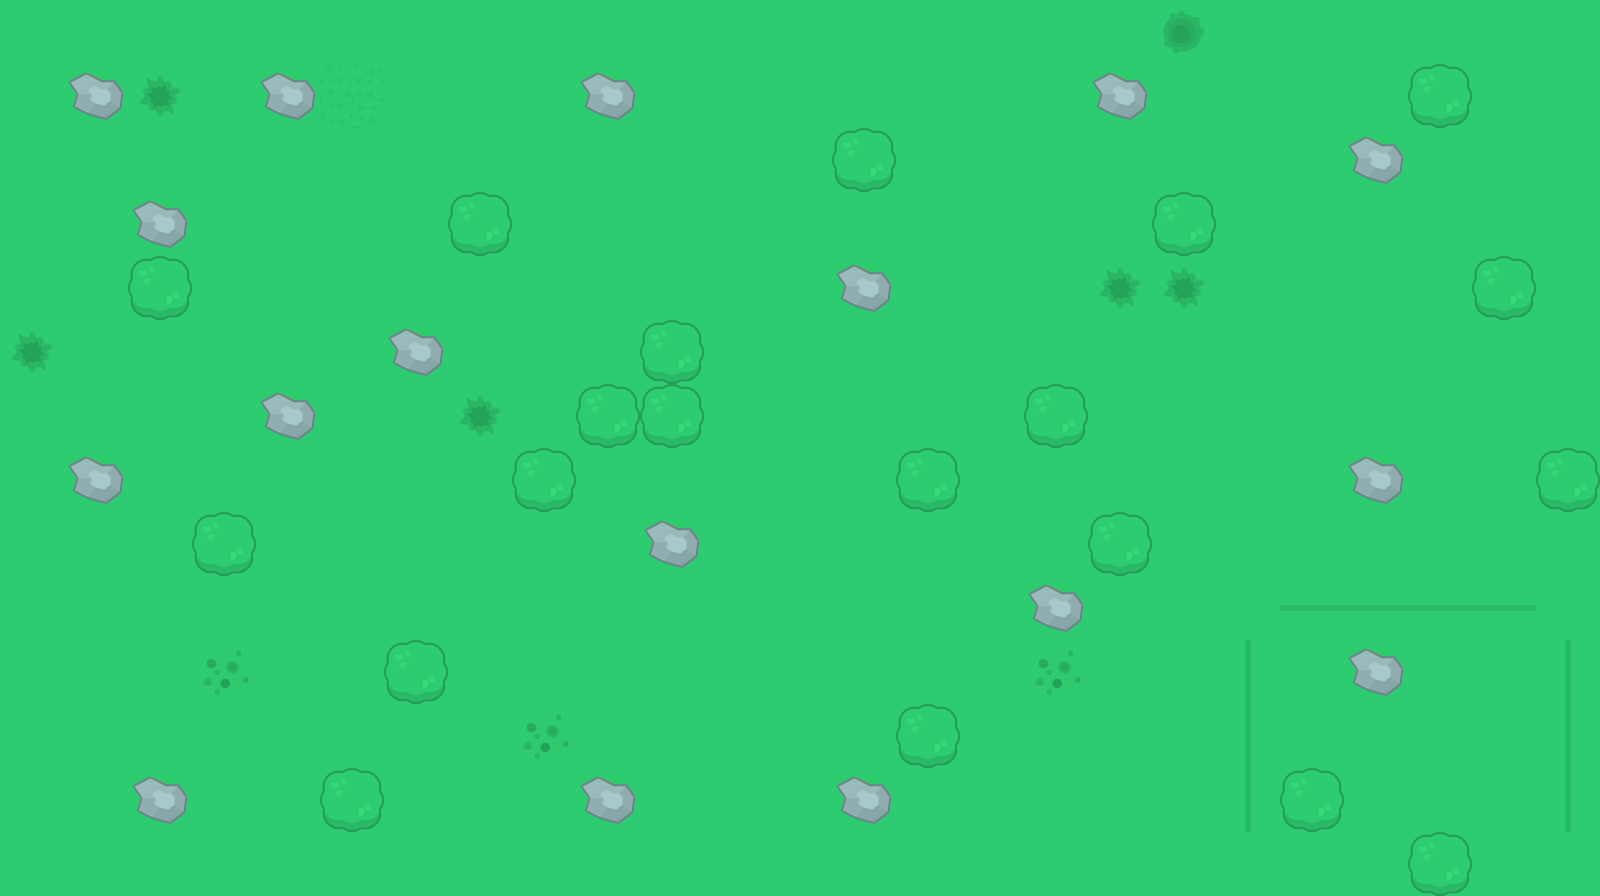

Rendered tile map (Tiled .tmx) drawn with the repository's tilesets; below, a short description and the map source with its tile grids summarised:
An orthogonal 25x14 tile map with 64x64 px tiles, 3 tile layers (ground, decor, Resources).

<map version="1.10" tiledversion="1.10.0" orientation="orthogonal" renderorder="right-down" width="25" height="14" tilewidth="64" tileheight="64" infinite="0" nextlayerid="9" nextobjectid="31">
 <tileset firstgid="1" name="td_tilesheet" tilewidth="64" tileheight="64" tilecount="299" columns="23">
  <image source="td_tilesheet.png" trans="ffffff" width="1472" height="832" />
 </tileset>
 <layer id="1" name="ground" class="towerBase" width="25" height="14">
  <data>[350 cells, 350 non-empty, 2 distinct tile ids]</data>
 </layer>
 <layer id="3" name="decor" width="25" height="14">
  <data>[350 cells, 20 non-empty, 5 distinct tile ids]</data>
 </layer>
 <layer id="6" name="Resources" width="25" height="14">
  <data>[350 cells, 37 non-empty, 2 distinct tile ids]</data>
 </layer>
</map>
